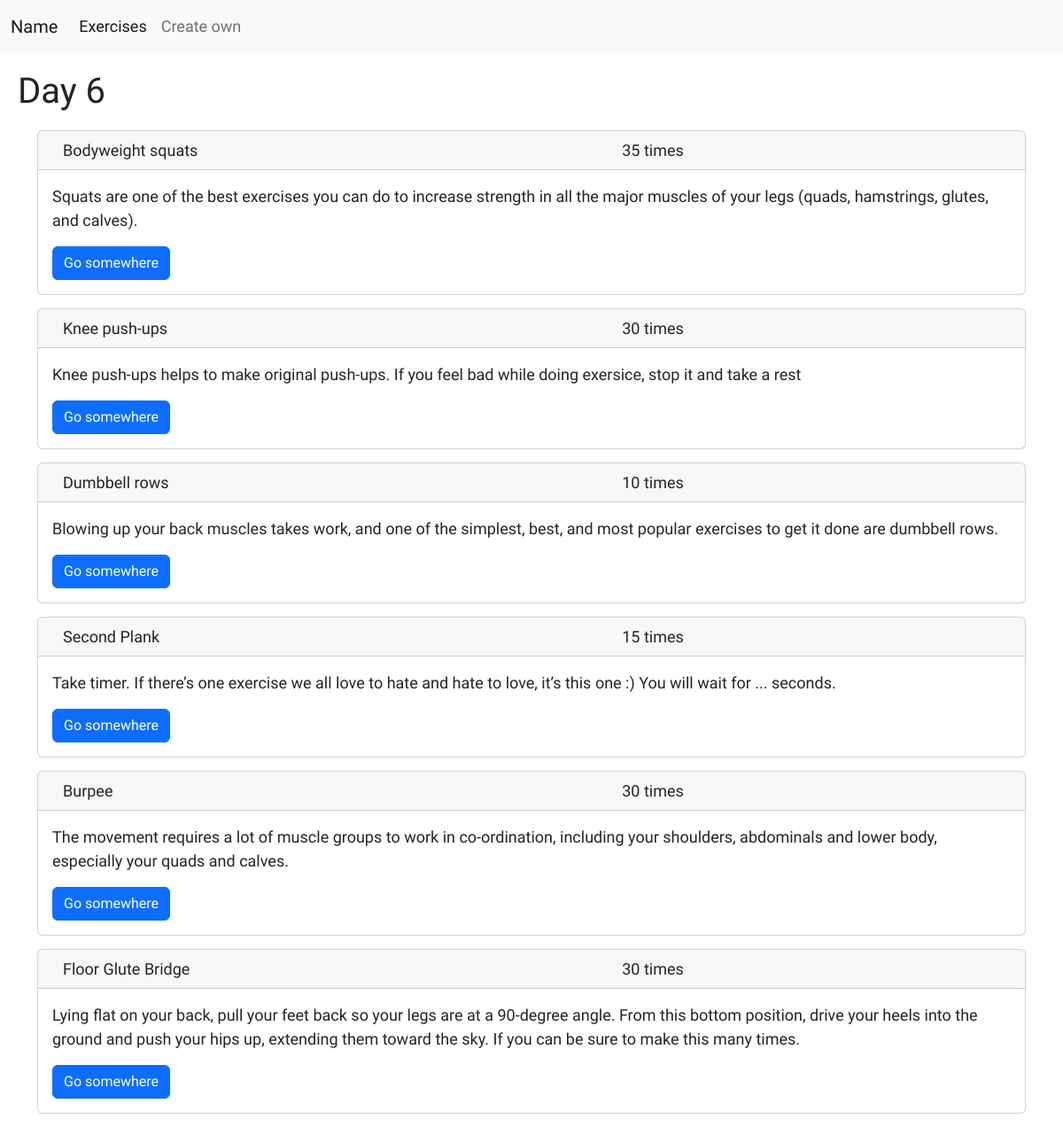
Screenshot of /exercise/list/6/Beginner with the database file from the repository.
### sport/models.py (models this page shows, shortened)
class Exercise(models.Model):
    title = models.CharField(max_length=255)
    text = models.TextField()
    repeat = models.IntegerField(default=30)

### sport/views.py (the view)
# urls.py: path('list/<int:day>/<str:program>', list, name='list'),
def list(request, day, program):
    day = Day.objects.get(number=day, program = Program.objects.get(title=program))
    exercises = day.exercises.all()
    number = day.number
    return render(request, 'sport/list.html', {'exercises':exercises, 'number':number, 'program':program})

### sport/templates/sport/list.html (shortened to what this page needs)
{% extends 'sport/index.html' %}
{% block content %}
<h1 style="margin: 20px;">Day {{number}}</h1>
<div class="container">
  {%for exercise in exercises%}
    <div class="card">
        <div class="card-header">
          <div class="row">
            <div class="col">{{exercise.title| capfirst }}</div>
            <div class="col-3">{{exercise.repeat}} times</div>
            <div class="col-2"></div>
          </div>
        </div>
        <div class="card-body">
          <p class="card-text">{{exercise.text}}</p>
          <button class="btn btn-primary exe_btn">Go somewhere</button>
        </div>
      </div>
  {%endfor%}
</div>
{% endblock %}
{% block class1 %}
class="nav-link active"
{% endblock %}
{% block class2 %}
class="nav-link"
{% endblock %}

### sport/templates/sport/list.html (style rules this page uses)
.card { margin-bottom: 15px; }
.row { margin: 0px !important; padding: 0px; }

### sport/templates/sport/index.html (style rules this page uses)
body { font-size: large; font-family: 'Trispace'; }
.row { margin-top: 25px; row-gap: 10px; }

### rows the page displays
Exercise: title "Bodyweight squats", repeat "35", text "Squats are one of the best exercises you can do to increase strength in all the major muscles of your legs (quads, hamstrings, glutes, and calves)."
Exercise: title "Knee push-ups", repeat "30", text "Knee push-ups helps to make original push-ups. If you feel bad while doing exersice, stop it and take a rest"
Exercise: title "Dumbbell rows", repeat "10", text "Blowing up your back muscles takes work, and one of the simplest, best, and most popular exercises to get it done are dumbbell rows."
Exercise: title "Second Plank", repeat "15", text "Take timer. If there’s one exercise we all love to hate and hate to love, it’s this one :) You will wait for ... seconds."
Exercise: title "Burpee", repeat "30", text "The movement requires a lot of muscle groups to work in co-ordination, including your shoulders, abdominals and lower body, especially your quads and calves."
Exercise: title "Floor Glute Bridge", repeat "30", text "Lying flat on your back, pull your feet back so your legs are at a 90-degree angle. From this bottom position, drive your heels into the ground and push your hips up, extending them toward the sky. If you can be sure to make this many times."

### other values shown
{{ number }} "6"
